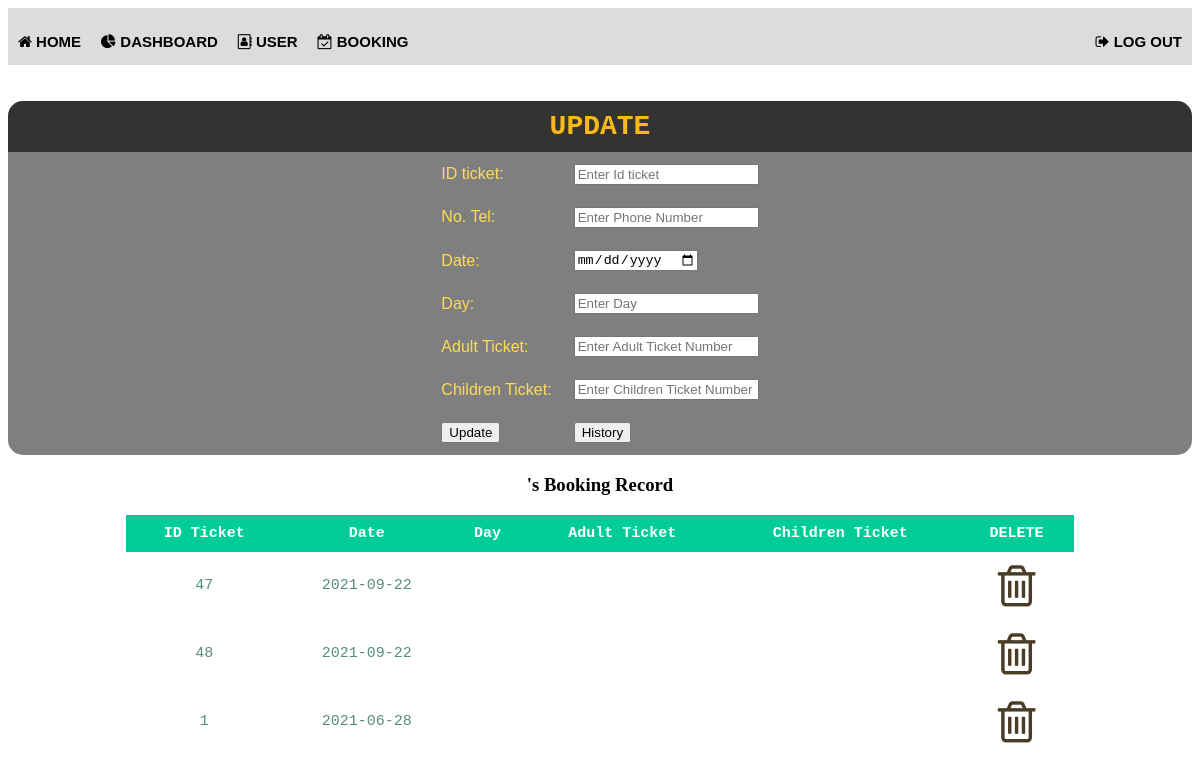
Page /searchAdmin.php on the committed database.
### tables this page shows
CREATE TABLE `registration` (
  `id_Reg` int(11) NOT NULL,
  `notel_Cust` int(20) NOT NULL,
  `date_Reg` varchar(30) NOT NULL,
  `width_Pro` int(50) NOT NULL,
  `height_Pro` int(50) NOT NULL,
  `lenght_Pro` int(50) NOT NULL,
  `quantity2_pro` int(255) NOT NULL,
  `noted_Pro` varchar(255) NOT NULL,
  `ind` varchar(255) NOT NULL,
  `id_Cust` int(11) NOT NULL
);

### searchAdmin.php (the view, shortened to what this page needs)
<!DOCTYPE html>
<html>
<head>
	<link rel="stylesheet" type="text/css" href="css/myStyle.css">
	<link rel="stylesheet" href="https://cdnjs.cloudflare.com/ajax/libs/font-awesome/4.7.0/css/font-awesome.min.css">
<body bgcolor="white">
<div class="navbar">
	<center>
	<ul >
		<h2>
			<b>
				<li><a style="font-size:15px;padding: 5px 10px;"href="Homepage.php"><i class="	fa fa-home"></i> Home </a></li>
				<li><a style="font-size:15px;padding: 5px 10px;"href="report.php"><i class="	fa fa-pie-chart"></i> Dashboard </a></li>
	 			<li><a style="font-size:15px;padding: 5px 10px 15px ; " href="adminReadUser.php"><i class="fa fa-address-book-o"></i>    User </a></li>
	 			<li><a style="font-size:15px; padding: 5px 10px;" href="adminRead.php"><i class="fa fa-calendar-check-o"></i> Booking </a></li>
	 			<li style=" float:right;"><a style=" font-size:15px; padding: 5px 10px; " href="adminlogout.php"><i class="fa fa-sign-out"></i>  Log Out </a></li>
	 		</b>
		</h2>
	</ul>
	</center>
	<br></br>
</div>
<div class="main-haha">
		<center><h2 style="background-color: rgb(0,0,0,0.6); margin:auto; padding :10px 0px 10px 0px; text-align: center; border-radius: 15px 15px 0px 0px;font-size: 28px; font-family:Lucida Console,Monospace;color:#FBB917">UPDATE</h2></center>
		<form action="#" method="POST" name="form1" onsubmit="required()"><center>
<table class="haha">
  <tr>
  <td><label for="id_Cust" style="color: #FFDB58">ID ticket:  </label> </td>
  <td> <input type="text" id="id_Cust" name="id_Cust" placeholder="Enter Id ticket"><br></td>
</tr>
<tr>
  <td><label for="notel_Cust" style="color: #FFDB58">No. Tel:  </label></td>
  <td><input type="text" id="notel_Cust" name="notel_Cust"placeholder="Enter Phone Number"><br></td>
</tr>
<tr>
  <td><label for="date_Reg"style="color: #FFDB58">Date:  </label> </td>
  <td><input type="date" id="date_Reg" name="date_Reg" ><br></td>
</tr>
<tr>
  <td><label for="day_Reg"style="color: #FFDB58">Day:  </label> </td>
  <td><input type="text" id="day_Reg" name="day_Reg"  placeholder="Enter Day"><br></td>
</tr>
<tr>
  <td><label for="adult_ticket" style="color: #FFDB58">Adult Ticket:  </label> </td>
  <td><input type="text" id="adult_ticket" name="adult_ticket" placeholder="Enter Adult Ticket Number" ><br></td>
</tr>
<tr>
  <td><label for="children_ticket" style="color: #FFDB58">Children Ticket:  </label> </td>
  <td><input type="text" id="children_ticket" name="children_ticket" placeholder="Enter Children Ticket Number"><br></td>
</tr>
<tr>
    <td><input type="submit" name="update" value="Update" ></td>
    <td><input type="button" target= '_blank' onclick="window.location.href='#booking';" value="History"/></td>
</tr>
</center>
</form>
</div>
<?php
		include('connect.php');
		$month = $_POST['bookmonth'];
		$sql="SELECT * FROM registration where date_Reg LIKE '%".$month."%'ORDER BY date_Reg DESC ";
		$result = $conn->query($sql);
		echo "<center><h3>".$month."'s Booking Record </h3></center>";
		if ($result->num_rows > 0)
		{
		echo " <table class='mama' align='center'> ";
		echo "<tr><th>ID Ticket</th><th>Date</th><th>Day</th><th>Adult Ticket</th><th>Children Ticket</th><th>DELETE</th></tr>";
		while($row = $result->fetch_assoc())
		{
			echo"<tr>";
		echo"<td><center>".$row["id_Reg"]. "</center></td>";
		echo"<td><center>".$row["date_Reg"]. "</center></td>";
		echo"<td><center>".$row["day_Reg"]."</center></td>";
		echo"<td><center>".$row["adult_ticket"]."</center></td>";
		echo"<td><center>".$row["children_ticket"]."</center></td>";
		?>
		<td align="center"><a href="adminDelete.php?id=<?php echo $row["id_Reg"]; ?>">
			<span style="color: #493D26;">
			<i class="fa fa-trash-o"style="font-size:48px"></i></span>
		<?php
			echo "</tr>";
		}
		echo "</table>";
		} else {
		echo "<center>There's no Booking Record for this month.</center>";
		}
		?>
</body>
</html>

### css/myStyle.css (style rules this page uses)
h2 { color:white; font-family:Georgia,Serif; font-size:2vw; }
a { color:#606060; font-family:verdana, sans-serif ; text-transform: uppercase; font-size:15px; }
ul { list-style-type: none; margin: 0; padding: 0; overflow: hidden; background-color:#DCDCDC; }
li { float: left; }
li a { display: block; color: black; text-align: center; padding: 14px 16px; text-decoration: none; }
.haha { font-family:Helvetica,sans-serif ; }

### searchAdmin.php (style rules this page uses)
table.mama { border-collapse: collapse; width:80%; color:#588c7e; font-family: monospace; font-size: 15px; text-align: center; }
th { background-color: #00cc99; color:white; }
th,td { padding: 10px; }
.main-haha { background-color: rgb(0,0,0,0.5); margin:auto; border-radius: 15px 15px 15px 15px; }

### rows in the picture
registration: id_Reg "47", date_Reg "2021-09-22"
registration: id_Reg "48", date_Reg "2021-09-22"
registration: id_Reg "1", date_Reg "2021-06-28"
